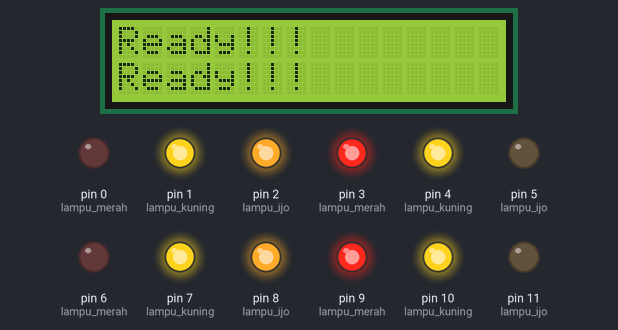
This sketch was run on a simulated Arduino Uno, built with avr-gcc and run on an emulated ATmega328P. Parts: 16×2 character LCD, output pins drawn as LEDs (lit = HIGH).

Above: at 5.1 s.
At 11.1 s:
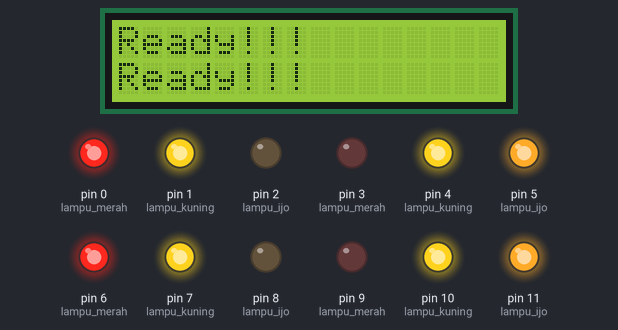
At 18.0 s:
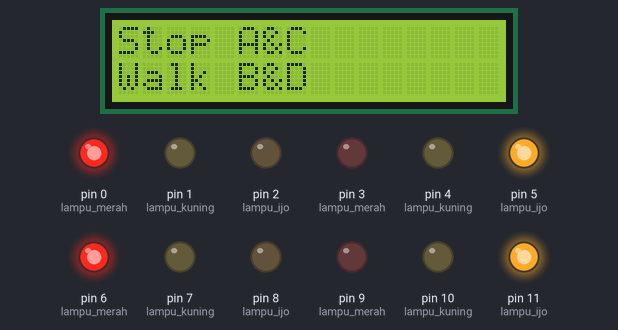
At 36.0 s:
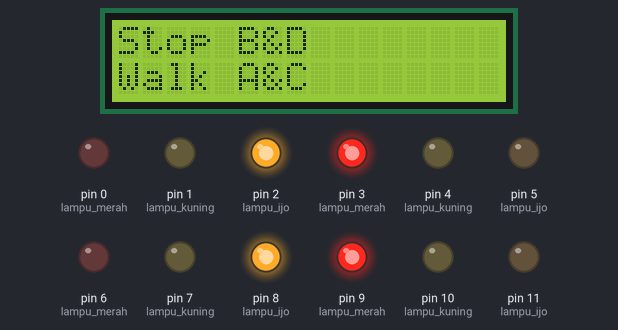
Timing chart, 0 to 37.5 s (numbered marks = the images above):
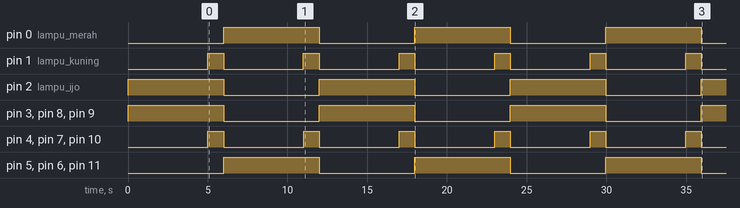

The sketch:

traffic_light.ino
```cpp
#include <Arduino_FreeRTOS.h>
#include <LiquidCrystal.h>

const int rs = 12, en = 13, d4 = 18, d5 = 19, d6 = 20, d7 = 21;
LiquidCrystal lcd(rs, en, d4, d5, d6, d7);
void simpangA( void *pvParameters );

void setup() {
  xTaskCreate(simpangA,(const portCHAR *)"Blink", 128, NULL, 1, NULL);
  lcd.begin(16,2);
}

void loop()
{
}

void simpangA(void *pvParameters) //deklarasi kelengkapan task
{
  (void) pvParameters;

  //inisialisasi port
  pinMode(0, OUTPUT); //lampu merah
  pinMode(1, OUTPUT); //lampu kuning
  pinMode(2, OUTPUT); //lampu ijo
  pinMode(3, OUTPUT); //lampu merah
  pinMode(4, OUTPUT); //lampu kuning
  pinMode(5, OUTPUT); //lampu ijo
  pinMode(6, OUTPUT); //lampu merah
  pinMode(7, OUTPUT); //lampu kuning
  pinMode(8, OUTPUT); //lampu ijo
  pinMode(9, OUTPUT); //lampu merah
  pinMode(10, OUTPUT); //lampu kuning
  pinMode(11, OUTPUT); //lampu ijo

  for (;;) //perulangan, biar ga keluar
  {
    //LAMPU IJO SIMPANG A DAN C, LAMPU MERAH SIMPANG B DAN D
    //A
    digitalWrite(0, LOW);
    digitalWrite(1, LOW);
    digitalWrite(2, HIGH);
    lcd.setCursor(0,1);
    lcd.print("Walk A&C");
    lcd.setCursor(0,0);
    lcd.print("Stop B&D");
    lcd.display();

    //C
    digitalWrite(6, LOW);
    digitalWrite(7, LOW);
    digitalWrite(8, HIGH);

    //B
    digitalWrite(3, HIGH);
    digitalWrite(4, LOW);
    digitalWrite(5, LOW);

    //D
    digitalWrite(9, HIGH);
    digitalWrite(10, LOW);
    digitalWrite(11, LOW);

    vTaskDelay( 5000 / portTICK_PERIOD_MS );
    lcd.noDisplay();


    //KUNING DI SEMUA SIMPANG
    //A
    digitalWrite(0, LOW);
    digitalWrite(1, HIGH);
    digitalWrite(2, HIGH);
    lcd.setCursor(0,1);
    lcd.print("Ready!!!");
    lcd.setCursor(0,0);
    lcd.print("Ready!!!");
    lcd.display();

    //C
    digitalWrite(6, LOW);
    digitalWrite(7, HIGH);
    digitalWrite(8, HIGH);

    //B
    digitalWrite(3, HIGH);
    digitalWrite(4, HIGH);
    digitalWrite(5, LOW);

    //D
    digitalWrite(9, HIGH);
    digitalWrite(10, HIGH);
    digitalWrite(11, LOW);

    vTaskDelay( 1000 / portTICK_PERIOD_MS );
    lcd.noDisplay();

    //MERAH DI A DAN C, IJO DI B DAN D
    //A
    digitalWrite(0, HIGH);
    digitalWrite(1, LOW);
    digitalWrite(2, LOW);
    lcd.setCursor(0,1);
    lcd.print("Walk B&D");
    lcd.setCursor(0,0);
    lcd.print("Stop A&C");
    lcd.display();

    //C
    digitalWrite(6, HIGH);
    digitalWrite(7, LOW);
    digitalWrite(8, LOW);

    //B
    digitalWrite(3, LOW);
    digitalWrite(4, LOW);
    digitalWrite(5, HIGH);

    //D
    digitalWrite(9, LOW);
    digitalWrite(10, LOW);
    digitalWrite(11, HIGH);

    vTaskDelay( 5000 / portTICK_PERIOD_MS );
    lcd.noDisplay();

    //KUNING DI SEMUA SIMPANG
    //A
    digitalWrite(0, HIGH);   // turn the LED on (HIGH is the voltage level)
    digitalWrite(1, HIGH);
    digitalWrite(2, LOW);
    lcd.setCursor(0,1);
    lcd.print("Ready!!!");
    lcd.setCursor(0,0);
    lcd.print("Ready!!!");
    lcd.display();

    //C
    digitalWrite(6, HIGH);
    digitalWrite(7, HIGH);
    digitalWrite(8, LOW);

    //B
    digitalWrite(3, LOW);
    digitalWrite(4, HIGH);
    digitalWrite(5, HIGH);

    //D
    digitalWrite(9, LOW);
    digitalWrite(10, HIGH);
    digitalWrite(11, HIGH);

    vTaskDelay( 1000 / portTICK_PERIOD_MS );
    lcd.noDisplay();
  }
}

//author : Muhammad Rizki. Semarang, 4 Juni 2018
```

Measured:
- by itself, pin 1 (lampu_kuning), pin 4 (lampu_kuning), pin 7 (lampu_kuning), pin 10 (lampu_kuning): alternates HIGH for 0.99 s and LOW for 5.0 s
- by itself, pin 0 (lampu_merah), pin 2 (lampu_ijo), pin 3 (lampu_merah), pin 5 (lampu_ijo), pin 6 (lampu_merah), pin 8 (lampu_ijo), pin 9 (lampu_merah), pin 11 (lampu_ijo): alternates HIGH for 6.0 s and LOW for 6.0 s
- what the display in image 2 shows lasts 5.0 s, from 18.0 s to 23.0 s
